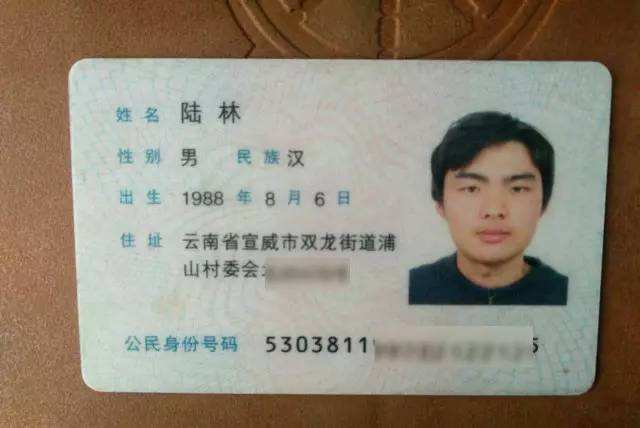
#> input picture Coding/ic/ti.jpg, 640 x 428 px, found by its file name
$ jupyter execute --allow-errors image_infince.ipynb   (older library calls are emulated)
#> lines starting #> are read from the running program, lines starting #| are printed output that depends on the picture; after the words box and inside, x2 and y2 are one past the last pixel; in counts of white or black regions, pixels touching at a corner belong together
[cell 1]
#  数据增强，精准切片
import cv2
import numpy as np
import matplotlib.pyplot as plt
import matplotlib
import pandas as pd
import pprint

[cell 2]
# 第一步：读取数据
# image = cv2.imread("beer.jpg",1)
# image = cv2.imread("tiGas.jpg",1) # 高斯后的图片
image = cv2.imread("ti.jpg",1)
#> image is the input picture: shape (428, 640, 3); mean B, G, R 119.6, 135.1, 144.9
# print(image.mod)
# 第二步：降噪避免误测
image = cv2.pyrMeanShiftFiltering(image, 35, 10)

image_Plt = cv2.cvtColor(image, cv2.COLOR_BGR2RGB)

plt.imshow(image_Plt)
plt.colorbar()
plt.show()

#> (a cell that did not finish here is left out)

[cell 4]
# 第三步：前后背景分离
mask = np.zeros(image.shape[:2],np.uint8)

bgdModel = np.zeros((1,65),np.float64)
fgdModel = np.zeros((1,65),np.float64)
# image shape=398, 299

# rect = (50,50,image_shape[0]-50,image_shape[1]-50)
image_shape = image.shape
#> image_shape = (428, 640, 3)
rect = (50,50,image_shape[1]-20,image_shape[0]-20)
#> rect = (50, 50, 620, 408)

cv2.grabCut(image, mask, rect, bgdModel, fgdModel, 5, cv2.GC_INIT_WITH_RECT)
mask2 = np.where((mask==2)|(mask==0),0,1).astype('uint8')
image = image*mask2[:,:,np.newaxis]
image_plt = cv2.cvtColor(image, cv2.COLOR_BGR2RGB)

plt.imshow(image_plt)
plt.colorbar()
plt.show()

[cell 5]
rect
#> Out = (50, 50, 620, 408)

[cell 6]
need_gas = image[100: image_shape[0]-70,100: image_shape[1]-70]
plt.imshow(need_gas)
plt.show()

[cell 7]
# 均值化处理，最大类似池化
need_gas2 = need_gas[::30,::30]
# 高斯模糊处理
need_gas3 = cv2.GaussianBlur(need_gas, (15,15), 20)
plt.imshow(need_gas3)
print(need_gas3.shape)
#| (258, 470, 3)

[cell 8]
gas_m = image_plt.copy()
for i in range(258):
    for j in range(470):     #打了马赛克的头部图像的列数
        # 把打了马赛克图像的像素点替换原图像对应的像素点
#         gas_m[100+i*30:130+i*30,100+j*30:130+j*30] = need_gas2[i,j]
        gas_m[100+ i ,100+ j] = need_gas3[i,j]

[cell 9]
plt.imshow(gas_m)

[cell 10]
gas_m = cv2.GaussianBlur(gas_m, (5,5), 10)

[cell 11]
ret,thresh = cv2.threshold(gas_m,100,255,0)
#> (the rest of this cell did not finish here and is left out)

[cell 12]
# 提起边 cv2.HoughLinesP

edges = cv2.Canny(gas_m,100,200)
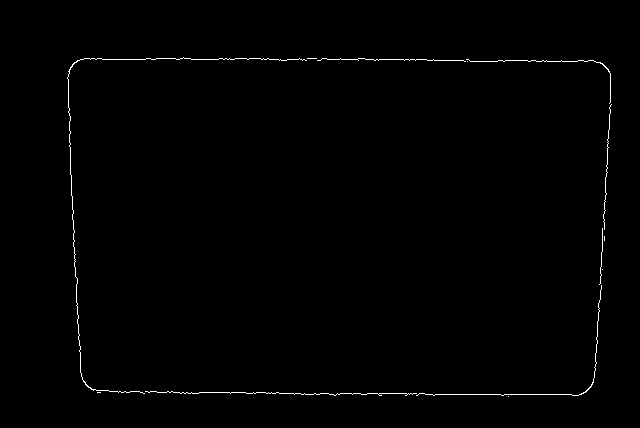
#> edges: shape (428, 640); 0.63% white in thin lines or dots, all inside (x1, y1, x2, y2) = (67, 57, 612, 397)
# minLineLengh，线的最短长度，MaxLineCap，两条直线之间的最大间隔
lines = cv2.HoughLinesP(edges, 1.0, np.pi/180, 100, minLineLength=100, maxLineGap=100)
#> lines = [[80, 59, 468, 59], [294, 394, 581, 394], [596, 363, 610, 90], [70, 170, 80, 372], [143, 393, 424, 393], [279, 60, 593, 60], [84, 58, 364, 58], [97, 392, 278, 392]]

lines1 = lines[:,0,:]#提取为二维
#> lines1 has the same summary as lines
for x1,y1,x2,y2 in lines1[:]:
    cv2.line(image_plt, (x1,y1), (x2,y2), (0,0,255),1)
#> this loop made 8 passes
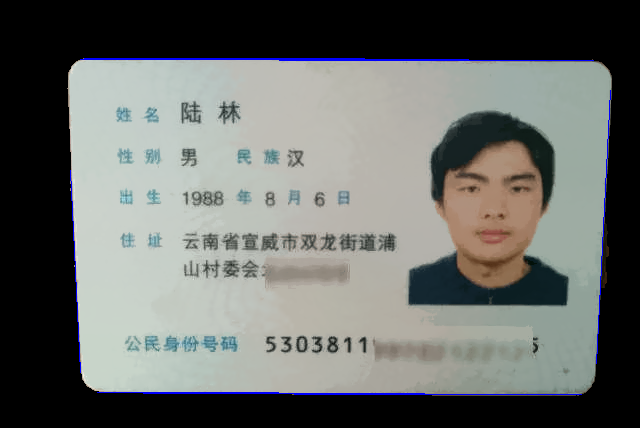
#> image_plt: shape (428, 640, 3); mean R, G, B 105.4, 108, 104.9

cv2.imshow('image',image)
cv2.imshow('edges',edges)
cv2.imshow('image_plt',image_plt)
cv2.waitKey(0)
cv2.destroyAllWindows()

[cell 13]
plt.imshow(image_plt)

[cell 14]
print(lines1)
#| [[ 80  59 468  59]
#|  [294 394 581 394]
#|  [596 363 610  90]
#|  [ 70 170  80 372]
#|  [143 393 424 393]
#|  [279  60 593  60]
#|  [ 84  58 364  58]
#|  [ 97 392 278 392]]
# print('lines_shape is {}'.format(lines1.shape))
print(f'lines_shape is {lines1.shape}')
#| lines_shape is (8, 4)

[cell 15]
lines2= lines1[0:4]
#> lines2 = [[80, 59, 468, 59], [294, 394, 581, 394], [596, 363, 610, 90], [70, 170, 80, 372]]
lines2

for x1,y1,x2,y2 in lines2[:]:
    cv2.line(image_plt,(x1,y1),(x2,y2),(255,255,255),1)
#> this loop made 4 passes
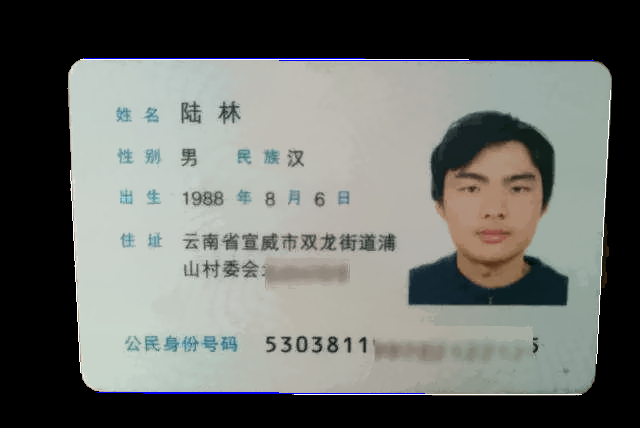
#> image_plt: shape (428, 640, 3); 0.42% of pixels changed, all inside (x1, y1, x2, y2) = (70, 59, 611, 395)
plt.imshow(image_plt)

[cell 16]
# 做点检查
gray = cv2.cvtColor(gas_m, cv2.COLOR_BGR2GRAY)
gray  = np.float32(gray)
corners = cv2.goodFeaturesToTrack(gray, 16, 0.01, 10)
#> corners = 16 rows, first 8: [70, 193], [74, 264], [94, 389], [83, 378], [77, 61], [69, 71], [567, 277], [567, 302]
corners = np.int0(corners)
for corner in corners:
    x, y = corner.ravel()
    cv2.circle(image, (x, y), 3, 255, -1)
#> this loop made 16 passes
#> (x, y) on passes 1 to 12: (70, 193), (74, 264), (94, 389), (83, 378), (77, 61), (69, 71), (567, 277), (567, 302), (296, 58), (79, 346), (565, 370), (589, 385)
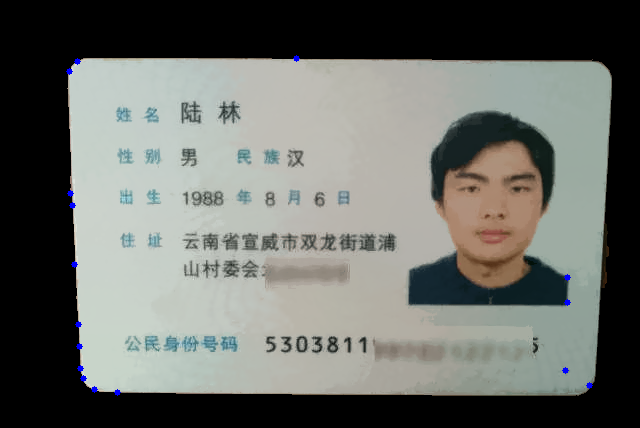
#> image: shape (428, 640, 3); mean B, G, R 104, 108.8, 106.3

[cell 17]
cv2.imshow("image", image)
cv2.waitKey(0)
cv2.destroyAllWindows()

[cell 18]
# 第四步：高斯模糊对于的区域
corners.shape
#> Out = (16, 1, 2)

[cell 19]
# 显示边缘，
hsv = cv2.cvtColor(image, cv2.COLOR_BGR2HSV)
#> hsv: shape (428, 640, 3); mean H, S, V 32.7, 18.6, 111.3
lower_red = np.array([30,150,50])
upper_red = np.array([255,255,180])
mask = cv2.inRange(hsv, lower_red, upper_red)
#> mask: shape (428, 640); 0% white in thin lines or dots, all inside (x1, y1, x2, y2) = (175, 342, 235, 347)
res = cv2.bitwise_and(image,image, mask= mask)
laplacian = cv2.Laplacian(image,cv2.CV_64F)
sobelx = cv2.Sobel(image,cv2.CV_64F,1,0,ksize=5)
sobely = cv2.Sobel(image,cv2.CV_64F,0,1,ksize=5)
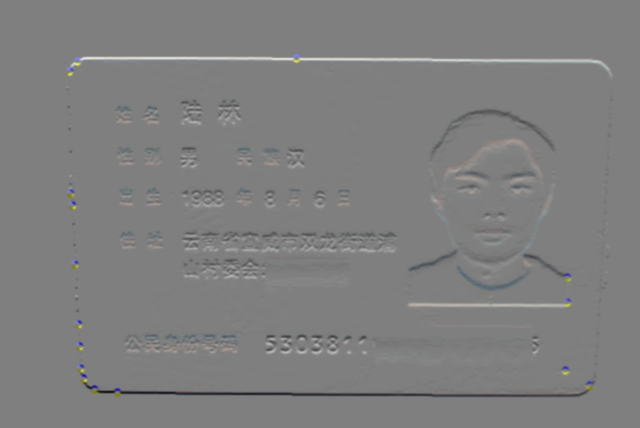
#> sobely: shape (428, 640, 3) float64; mean B, G, R 0, 0, 0; drawn with min black and max white
edges = cv2.GaussianBlur(image, (7,7), 0)
#> edges: shape (428, 640, 3)
edges = cv2.Canny(edges,100,200)
#> edges: shape (428, 640); 1.9% white in thin lines or dots, all inside (x1, y1, x2, y2) = (66, 55, 612, 396)

cv2.imshow('Original',image)
# [4 lines of commented-out code are left out]
cv2.imshow('edges',edges)

cv2.waitKey(0)
cv2.destroyAllWindows()
# [10 lines of commented-out code are left out]

[cell 20]
import cv2

imgName = "0.jpg"
kernel_size = (15, 15)
sigma1 = 10
sigma2 = 5

img = cv2.imread(imgName)
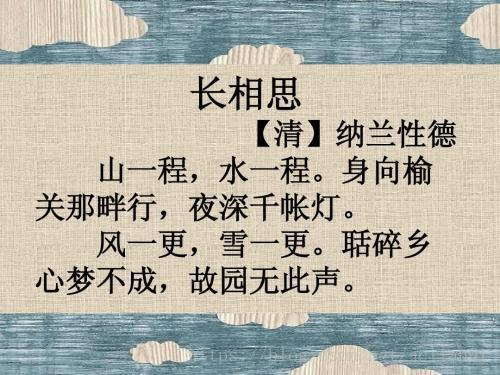
#> input picture Coding/ic/0.jpg, 500 x 375 px, found by its file name
#> img is the input picture: shape (375, 500, 3); mean B, G, R 168.2, 179.2, 180.4
# 高斯模糊
img1 = cv2.GaussianBlur(img, kernel_size, sigma1)
img2 = cv2.GaussianBlur(img, kernel_size, sigma2)

cv2.imshow('img', img)
cv2.imshow('img1', img1)
cv2.imshow('img2', img2)

cv2.waitKey(0)
cv2.destroyAllWindows()
#> (the rest of this cell did not finish here and is left out)

#> (a cell that did not finish here is left out)

[cell 22]
import cv2
import numpy as np
import matplotlib.pyplot as plt

img = cv2.imread('for_eye.jpg')
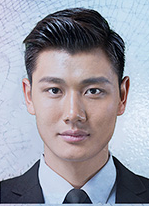
#> input picture Coding/ic/for_eye.jpg, 149 x 206 px, found by its file name
#> img is the input picture: shape (206, 149, 3); mean B, G, R 163.6, 152.8, 152.6
gray = cv2.cvtColor(img,cv2.COLOR_BGR2GRAY)#灰度图像
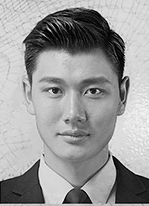
#> gray: shape (206, 149); min 0, max 248, mean 154

plt.subplot(121),
plt.imshow(gray,'gray')
plt.xticks([]),
plt.yticks([])
#hough transform
circles1 = cv2.HoughCircles(gray, cv2.HOUGH_GRADIENT,1, 1, param1=20, param2=20, minRadius=5, maxRadius=15)
#> circles1 = [[46.5, 32.5, 9.6], [83.5, 41.5, 9.6], [96.5, 98.5, 11], [34.5, 46.5, 9.6], [52.5, 88.5, 9.6], [54.5, 26.5, 9.6], [61.5, 145.5, 9.6], [55.5, 88.5, 9.6], [56.5, 89.5, 8.4]]
circles = circles1[0,:,:]#提取为二维
#> circles has the same summary as circles1
circles = np.uint16(np.around(circles))#四舍五入，取整
#> circles = [[46, 32, 10], [84, 42, 10], [96, 98, 11], [34, 46, 10], [52, 88, 10], [54, 26, 10], [62, 146, 10], [56, 88, 10], [56, 90, 8]]
for i in circles[:]:
    cv2.circle(img,(i[0],i[1]),i[2],(255,0,0),2)#画圆
    cv2.circle(img,(i[0],i[1]),2,(255,0,255),1)#画圆心
#> this loop made 9 passes
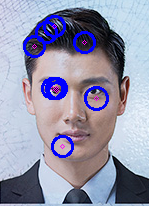
#> img: shape (206, 149, 3); 5.13% of pixels changed, all inside (x1, y1, x2, y2) = (23, 15, 109, 158)

plt.subplot(122)
plt.imshow(img)
plt.xticks([])
plt.yticks([])
#> figure, not shown here; B, G, R data is drawn as R, G, B

[cell 23]
def cross_point(line1,line2):#计算交点函数
    x1=line1[0]#取四点坐标
    y1=line1[1]
    x2=line1[2]
    y2=line1[3]
    print(x1,y1,x2,y2)

    x3=line2[0]
    y3=line2[1]
    x4=line2[2]
    y4=line2[3]
    print(x3,y3,x4,y4)


    k1=(y2-y1)*1.0/(x2-x1)#计算k1,由于点均为整数，需要进行浮点数转化
    b1=y1*1.0-x1*k1*1.0#整型转浮点型是关键
    if (x4-x3)==0:#L2直线斜率不存在操作
        k2=None
        b2=0
    else:
        k2=(y4-y3)*1.0/(x4-x3)#斜率存在操作
        b2=y3*1.0-x3*k2*1.0
    if k2==None:
        x=x3
    else:
        x=(b2-b1)*1.0/(k1-k2)
    y=k1*x*1.0+b1*1.0
    return [int(x), int(y)]

[cell 24]
lines2 = lines1.tolist()
#> lines2 has the same summary as lines
for ii in lines2:
    if ii[1] == ii[3]:
        lines2.remove(ii)
#> this loop made 5 passes
#> after the loop, lines2 = [[294, 394, 581, 394], [596, 363, 610, 90], [70, 170, 80, 372], [279, 60, 593, 60], [97, 392, 278, 392]]

[cell 25]
lines
#> Out has the same summary as lines

[cell 26]
lines2
#> Out has the same summary as lines2

[cell 27]
# [5 lines of commented-out code are left out]

#> (a cell that did not finish here is left out)

[cell 29]
lines1
#> Out has the same summary as lines

[cell 30]
# [611, 59] [65, 59] [593, 394] [81, 394]
image = cv2.imread("ti.jpg",1)
corners = np.float32([[68, 59],[611,61],[581, 377],[81,377]])
canvas = np.float32([[0, 0],[600, 0],[600,400],[0,400]])
M = cv2.getPerspectiveTransform(corners, canvas)
#> M = [[1.08, -0.0442, -70.93], [-0.0042, 1.14, -67], [-1.05e-05, -0.000246, 1]]
result = cv2.warpPerspective(image, M, (0, 0))
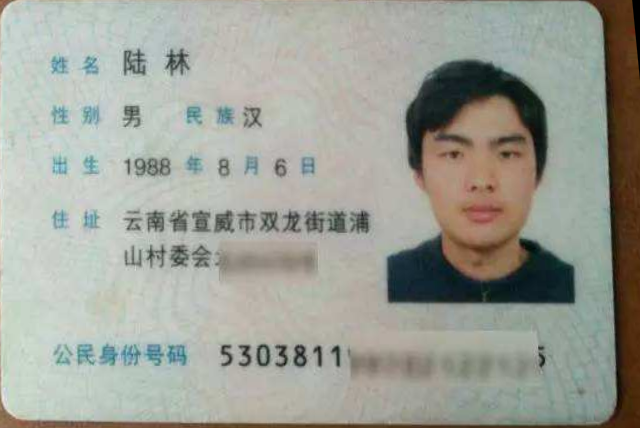
#> result: shape (428, 640, 3); mean B, G, R 151.4, 160.3, 157.8
cv2.imshow("result", result)
cv2.imshow("image_Plt", image_Plt)
cv2.waitKey(0)
cv2.destroyAllWindows()
